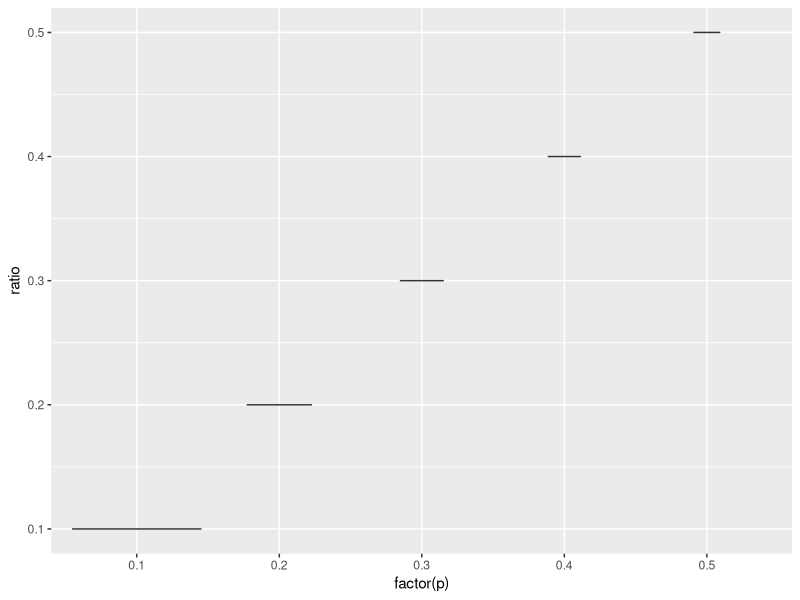
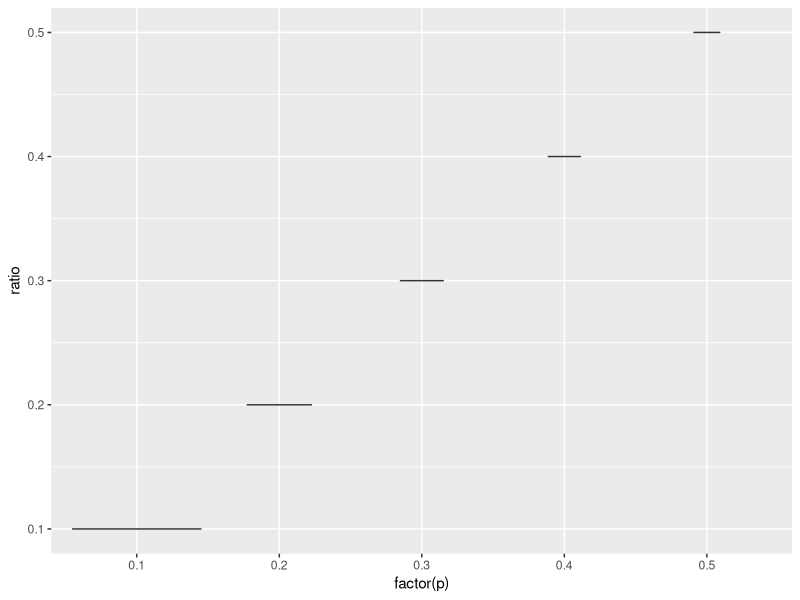
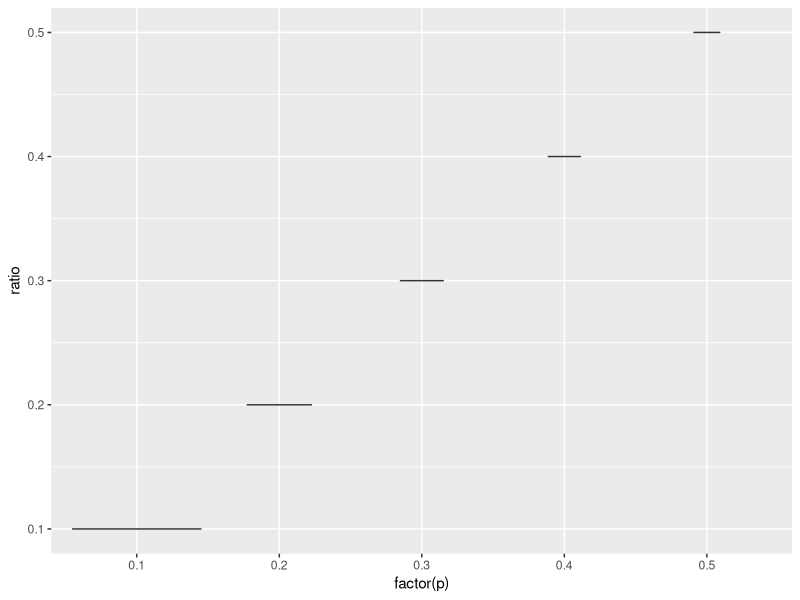
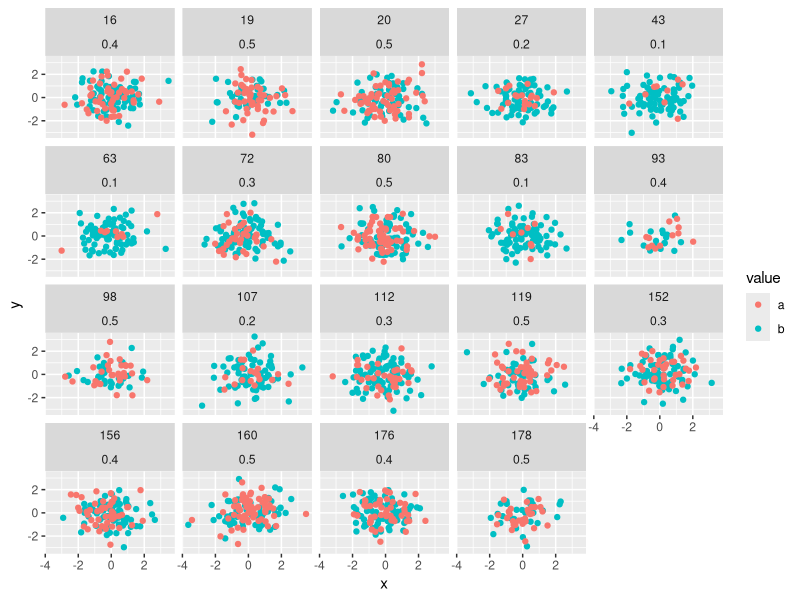
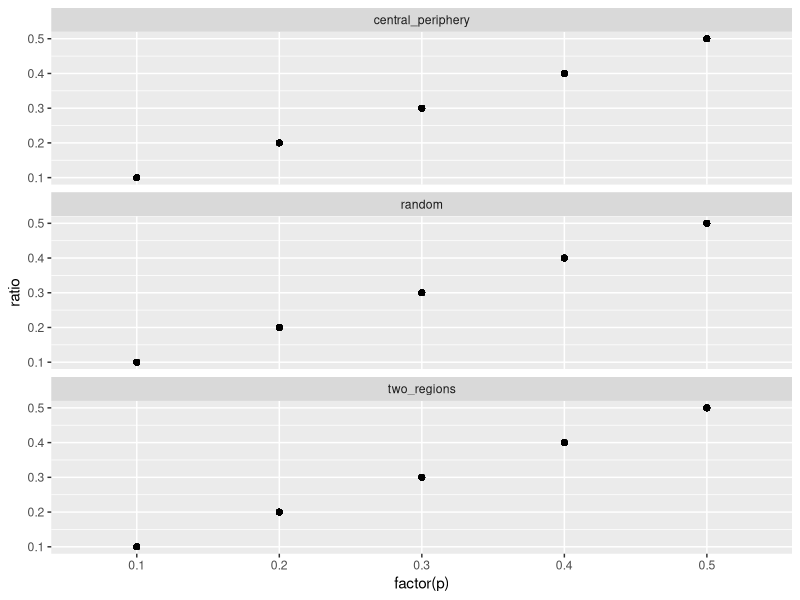

These charts were generated, in order, by the following R code: (Note: this script raises an error after producing the figures.)
library(tidyverse)
# total number of locations
N <- seq(30, 120, by = 30)
# proportion of variation in the explored variable
p <- seq(0.1, 0.5, by = 0.1)
# amount of clusters
# percantage of observations taken from each cluster
r <- seq(0.1, 0.9, by = 0.1)

df <- expand.grid(N, p, r)
names(df) <- c("N", "p", "r")
rm(N, p, r)

df %>% 
  mutate(id = 1:n()) ->
  df

set.seed(42)
map_dfr(seq_along(df$N), function(i){
  # create a samle of places
  tibble(id = i,
         x = rnorm(df$N[i]*df$p[i], mean = -1),
         y = rnorm(df$N[i]*df$p[i], mean = 1),
         value = "a") ->
    a
  tibble(id = i,
         x = rnorm(df$N[i]*(1 - df$p[i])),
         y = rnorm(df$N[i]*(1 - df$p[i])),
         value = "b")  %>% 
    bind_rows(a) %>% 
    mutate(spatial_relations = "two_regions")
}) %>% 
  left_join(df) ->
  results_regions

results_regions %>% 
  count(id, N, p, value) %>% 
  filter(value == "a") %>% 
  mutate(ratio = n/N) %>% 
  select(id, ratio) %>% 
  left_join(results_regions) %>% 
  ggplot(aes(factor(p), ratio))+
  geom_violin()


set.seed(42)
map_dfr(seq_along(df$N), function(i){
  # create a samle of places
  tibble(id = i,
         x = rnorm(df$N[i]*df$p[i]),
         y = rnorm(df$N[i]*df$p[i]),
         value = "a") ->
    a
  tibble(id = i,
         x = rnorm(df$N[i]*(1 - df$p[i]), sd = 3),
         y = rnorm(df$N[i]*(1 - df$p[i]), sd = 3),
         value = "b")  %>% 
    bind_rows(a) %>% 
    mutate(spatial_relations = "central_periphery")
}) %>% 
  left_join(df) ->
  results_central

results_central %>% 
  count(id, N, p, value) %>% 
  filter(value == "a") %>% 
  mutate(ratio = n/N) %>% 
  select(id, ratio) %>% 
  left_join(results_central) %>% 
  ggplot(aes(factor(p), ratio))+
  geom_violin()

set.seed(42)
map_dfr(seq_along(df$N), function(i){
  # create a samle of places
  tibble(id = i,
         x = rnorm(df$N[i]*df$p[i]),
         y = rnorm(df$N[i]*df$p[i]),
         value = "a") ->
    a
  tibble(id = i,
         x = rnorm(df$N[i]*(1 - df$p[i])),
         y = rnorm(df$N[i]*(1 - df$p[i])),
         value = "b")  %>% 
    bind_rows(a) %>% 
    mutate(spatial_relations = "random")
}) %>% 
  left_join(df) ->
  results_random

results_random %>% 
  count(id, N, p, value) %>% 
  filter(value == "a") %>% 
  mutate(ratio = n/N) %>% 
  select(id, ratio) %>% 
  left_join(results_random) %>% 
  ggplot(aes(factor(p), ratio))+
  geom_violin()

results_random %>% 
  filter(id %in% sample(results_random$id, 20)) %>% 
  ggplot(aes(x, y, color = value))+
  geom_point()+
  facet_wrap(~id+p)

results_random %>% 
  bind_rows(results_central, 
            results_regions) ->
  results_all
# rm(results_random, results_central, results_regions, df)

results_all %>% 
  count(spatial_relations, id) %>% 
  select(-n) %>% 
  mutate(id_new = 1:n()) %>% 
  left_join(results_all) %>% 
  mutate(id = id_new) %>% 
  select(-id_new) ->
  results_all

results_all %>% 
  count(id, N, p, spatial_relations, value) %>% 
  filter(value == "a") %>% 
  mutate(ratio = n/N) %>% 
  select(id, ratio) %>% 
  left_join(results_all) %>% 
  ggplot(aes(factor(p), ratio))+
  geom_point()+
  facet_wrap(~spatial_relations, nrow = 3)

write_csv(results_all, "../data/fake_data.csv")
